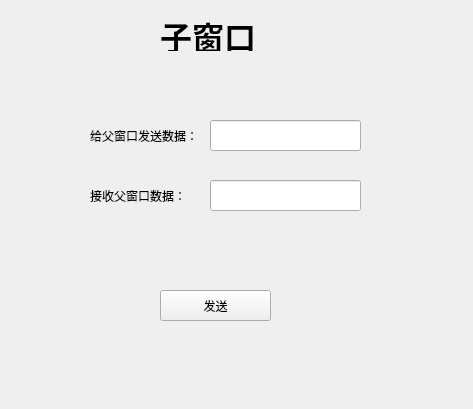
<?xml version="1.0" encoding="UTF-8"?>
<ui version="4.0">
 <class>W2</class>
 <widget class="QWidget" name="W2">
  <property name="geometry">
   <rect>
    <x>0</x>
    <y>0</y>
    <width>473</width>
    <height>409</height>
   </rect>
  </property>
  <property name="windowTitle">
   <string>Form</string>
  </property>
  <widget class="QLabel" name="label">
   <property name="geometry">
    <rect>
     <x>90</x>
     <y>120</y>
     <width>121</width>
     <height>31</height>
    </rect>
   </property>
   <property name="text">
    <string>给父窗口发送数据：</string>
   </property>
  </widget>
  <widget class="QLabel" name="label_2">
   <property name="geometry">
    <rect>
     <x>90</x>
     <y>180</y>
     <width>91</width>
     <height>31</height>
    </rect>
   </property>
   <property name="text">
    <string>接收父窗口数据：</string>
   </property>
  </widget>
  <widget class="QLineEdit" name="lineEdit">
   <property name="geometry">
    <rect>
     <x>210</x>
     <y>120</y>
     <width>151</width>
     <height>31</height>
    </rect>
   </property>
  </widget>
  <widget class="QLineEdit" name="lineEdit_2">
   <property name="geometry">
    <rect>
     <x>210</x>
     <y>180</y>
     <width>151</width>
     <height>31</height>
    </rect>
   </property>
  </widget>
  <widget class="QPushButton" name="pushButton">
   <property name="geometry">
    <rect>
     <x>160</x>
     <y>290</y>
     <width>111</width>
     <height>31</height>
    </rect>
   </property>
   <property name="text">
    <string>发送</string>
   </property>
  </widget>
  <widget class="QLabel" name="label_3">
   <property name="geometry">
    <rect>
     <x>160</x>
     <y>20</y>
     <width>121</width>
     <height>31</height>
    </rect>
   </property>
   <property name="font">
    <font>
     <family>楷体</family>
     <pointsize>24</pointsize>
     <weight>75</weight>
     <bold>true</bold>
    </font>
   </property>
   <property name="text">
    <string>子窗口</string>
   </property>
  </widget>
 </widget>
 <resources/>
 <connections/>
</ui>
